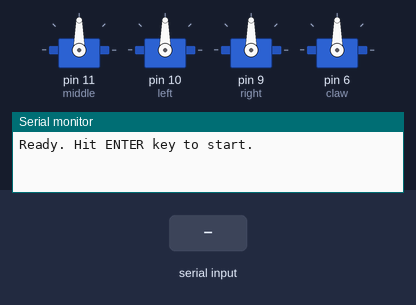
A sketch run on a simulated Arduino Uno, built with avr-gcc and run on an emulated ATmega328P. Shown: 4 × servo, the last lines printed to the serial monitor. Inputs (shaded band) come from the test bench.

Above: at 0.9 s.
1.0 s: "1" received over Serial
At 3.8 s:
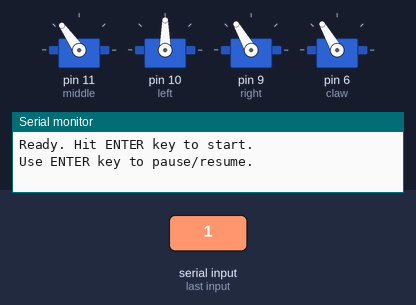
4.0 s: "0" received over Serial
At 5.1 s:
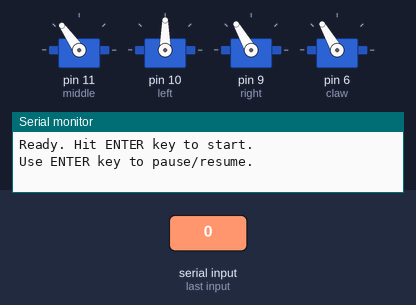
5.5 s: "2" received over Serial
At 6.7 s:
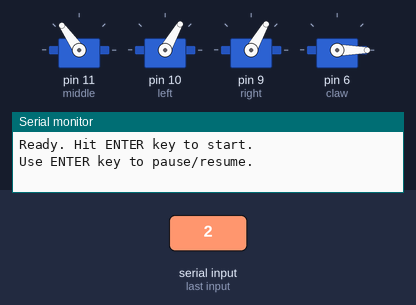
Timing chart, 0 to 14.5 s (numbered marks = the images above; inputs shaded):
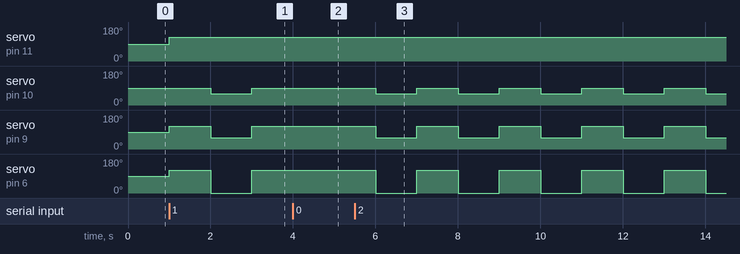

The sketch:

02b_BackAndForth_withPause.ino
```cpp
#include <Servo.h>

Servo middle;
Servo left;
Servo right;
Servo claw;

// This is a boolean variable (true or false) that we'll use to keep track if our program is paused.
static boolean PAUSE_FLAG = true;

void setup() {

  middle.attach(11);
  left.attach(10);
  right.attach(9);
  claw.attach(6);


  // Serial communication lets us send commands to the arduino.
  // 9600 refers to the speed we're transmitting data.

  Serial.begin(9600);

  // Open up the Serial monitor under tools. We'll be able to send commands by typing here.
  Serial.println("Ready. Hit ENTER key to start.");

  while(!Serial.available()){
  }

  Serial.println("Use ENTER key to pause/resume.");
}

void loop() {

  checkPause();

// The robot only moves if the program is not paused, PAUSE_FLAG = false. ! means NOT.
  if (!PAUSE_FLAG){
    middle.write(125);
    left.write(90);
    right.write(120);
    claw.write(120);
  }

  delay(1000);

  checkPause();

  if (!PAUSE_FLAG){
    middle.write(125);
    left.write(60);
    right.write(60);
    claw.write(0);
  }

  delay(1000);
}


// This function checks if we've written anything to the serial monitor.
// Anything we type will pause or unpause the robot when we press ENTER.

void checkPause(){
  if (Serial.available()){
    Serial.read();
    PAUSE_FLAG = !PAUSE_FLAG;
  }
}
```

Measured:
- after the input at 1.0 s, servo on pin 11 (middle): 90° → 125° at once; servo on pin 10 (left): 90° → 60° after 1.0 s, → 90° 1.0 s later; servo on pin 9 (right): 90° → 120° at once, → 60° 1.0 s later, → 120° 1.0 s later; servo on pin 6 (claw): 90° → 120° at once, → 0° 1.0 s later, → 120° 1.0 s later
- after the input at 4.0 s, servo on pin 10 (left): stays 90° (without the input it goes to 60° after 0.00 s); servo on pin 9 (right): stays 120° (without the input it goes to 60° after 0.00 s); servo on pin 6 (claw): stays 120° (without the input it goes to 0° after 0.00 s)
- after the input at 5.5 s, servo on pin 10 (left): alternates 90° for 1.0 s and 60° for 1.0 s, starting after 0.50 s; servo on pin 9 (right): alternates 120° for 1.0 s and 60° for 1.0 s, starting after 0.50 s; servo on pin 6 (claw): alternates 120° for 1.0 s and 0° for 1.0 s, starting after 0.50 s
